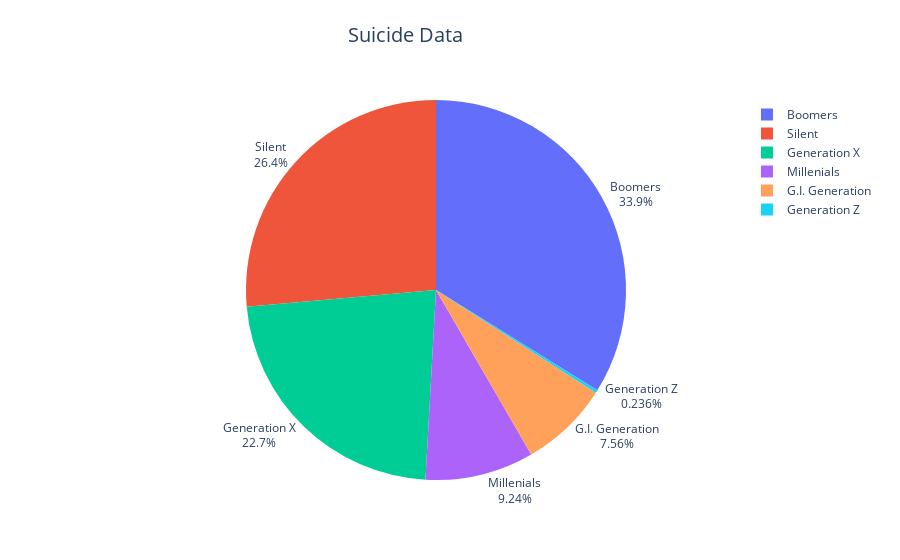

The notebook cell this image was saved under:
### Code cell
fig = px.pie(suicide, values = 'suicides_no', names = 'generation', title = 'Country')
fig.update_layout(title = dict(text = 'Suicide Data',
                                 x = 0.45, y = 0.95, font_size = 20))
fig.update_traces(textposition = 'outside', textinfo = 'percent+label')
fig.show()

### Figure 1 — Plotly figure (JSON) as saved in the notebook; plotly's stock layout.template omitted (floating-point values rounded to 4 significant figures; data arrays with more than 128 entries replaced by an {"elided": "..."} marker saying what was removed)
{"data": [{"domain": {"x": [0, 1], "y": [0, 1]}, "hovertemplate": "generation=%{label}<br>suicides_no=%{value}<extra></extra>", "labels": {"elided": "27820 str values"}, "legendgroup": "", "name": "", "showlegend": true, "textinfo": "percent+label", "textposition": "outside", "type": "pie", "values": {"elided": "27820 int values"}}], "layout": {"legend": {"tracegroupgap": 0}, "title": {"font": {"size": 20}, "text": "Suicide Data", "x": 0.45, "y": 0.95}}}
